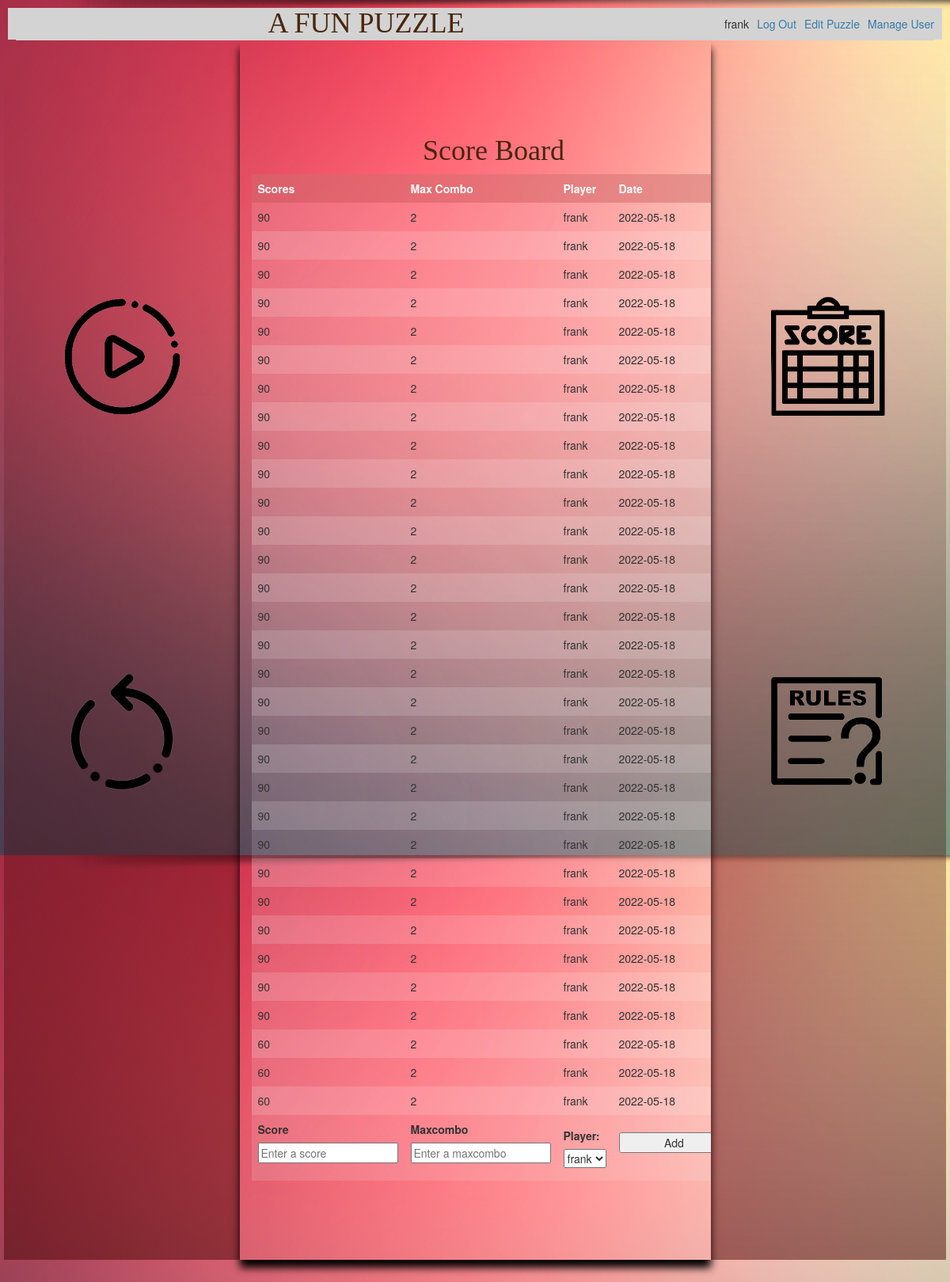
/score (signed in), run on the app's committed database.
### tables this page shows
CREATE TABLE user (
  id INTEGER PRIMARY KEY AUTOINCREMENT,
  username TEXT UNIQUE NOT NULL,
  password TEXT NOT NULL,
  isadmin INTEGER NOT NULL

);

CREATE TABLE score (
  id INTEGER PRIMARY KEY AUTOINCREMENT,
  player_id INTEGER NOT NULL,
  created TIMESTAMP NOT NULL DEFAULT CURRENT_TIMESTAMP,
  maxcombo INTEGER NOT NULL,
  score INTEGER NOT NULL,
  shareable TEXT NOT NULL,
  FOREIGN KEY (player_id) REFERENCES user (id)
);

### flaskapp/play.py (the view, shortened to what this page needs)
@bp.route('/score', methods=('GET', 'POST'))
@login_required
def score():
    db = get_db()
    scores = db.execute(
        'SELECT s.id, maxcombo, score, created, player_id, username, shareable'
        ' FROM score s JOIN user u ON s.player_id = u.id'
        ' ORDER BY score DESC'
    ).fetchall()
    users = db.execute(
        'SELECT id, username, isadmin'
        ' FROM user '
        ' ORDER BY id DESC'
    ).fetchall()
    return render_template('play/score.html', scores=scores, users=users)

### flaskapp/auth.py (called while the page is built)
@bp.before_app_request
def load_logged_in_user():
    user_id = session.get('user_id')
    if user_id is None:
        g.user = None
    else:
        g.user = get_db().execute(
            'SELECT * FROM user WHERE id = ?', (user_id,)
        ).fetchone()

def login_required(view):
    @functools.wraps(view)
    def wrapped_view(**kwargs):
        if g.user is None:
            return redirect(url_for('auth.login'))
        return view(**kwargs)
    return wrapped_view

### flaskapp/db.py (called while the page is built)
def get_db():
    if 'db' not in g:
        g.db = sqlite3.connect(
            current_app.config['DATABASE'],
            detect_types=sqlite3.PARSE_DECLTYPES
        )
        g.db.row_factory = sqlite3.Row
    return g.db

### flaskapp/templates/play/score.html (shortened to what this page needs)
{% extends 'base.html' %}
{% block content %}
    <div class="row">
      <div class="col-xs-12">
        <h1>{% block title %}Score Board {% endblock %}</h1>
      </div>
      <div class="col-xs-12">
        <table id="scoreboard">
          <tr>
            <th>Scores</th>
            <th>Max Combo</th>
            <th>Player</th>
            <th>Date</th>
          </tr>
          {% if g.user['isadmin'] == 1 %}
          {% for score in scores %}
          <tr>
            <td>{{ score['score'] }}</td>
            <td>{{ score['maxcombo'] }}</td>
            <td>{{ score['username'] }}</td>
            <td>{{ score['created'].strftime('%Y-%m-%d') }}</td>
          </tr>
          {% endfor %}
          <tr>
            <form method="post">
              <td>
                <label for="score">Score</label>
                <input name="score" id="score" placeholder="Enter a score" required>
              </td>
              <td>
                <label for="username">Maxcombo</label>
                <input name="maxcombo" id="maxcombo" placeholder="Enter a maxcombo" required>
              </td>
              <td>
                <label for="cars">Player:</label>
                <select name="playerid" id="playerid">
                  {% for user in users %}
                  <option value = {{ user['id'] }} >{{ user['username'] }}</option>
                  {% endfor %}
                </select>
              </td>
              <td>
                <input type="submit" value="Add">
              </td>
            </form>
          </tr>
          {% endif %}
        </table>
      </div>
    </div>
{% endblock %}

### flaskapp/templates/base.html (shortened to what this page needs)
<!doctype html>
<link rel="stylesheet" href="https://maxcdn.bootstrapcdn.com/bootstrap/3.4.1/css/bootstrap.min.css">
<link rel="stylesheet" href="{{ url_for('static', filename='css/style.css') }}">
<nav>
  <h1>A FUN PUZZLE</h1>
  <ul>
    {% if g.user %}
      <li><span>{{ g.user['username'] }}</span>
      <li><a href="{{ url_for('auth.logout') }}">Log Out</a>
      {% if g.user['isadmin'] == 1 %}
      <li><a href="{{ url_for('play.edit') }}">Edit Puzzle</a>
      <li><a href="{{ url_for('play.manage') }}">Manage User</a>
      {% endif %}
    {% else %}
      <li><a href="{{ url_for('auth.register') }}">Register</a>
      <li><a href="{{ url_for('auth.login') }}">Log In</a>
    {% endif %}
  </ul>
</nav>
<section class="content">
  <header>
  </header>
  <div class="row" >
    <div class="col-sm-3 col-xs-12 centerdiv maindivs">
      <div class="row">
        <div class="col-sm-12 col-xs-6 btndiv">
          <a href="/play#play">
            <div class="play buttondiv">
            </div>
          </a>
        </div>
        <div class="col-sm-12 col-xs-6 btndiv">
          <a href="/restart">
            <div class="restart buttondiv">
            </div>
          </a>
        </div>
      </div>
    </div>
    <div class="col-sm-6 col-xs-12 gamediv maindivs" id="play">
  {% block content %}
  {% endblock %}
</div>
<div class="col-sm-3 col-xs-12 centerdiv maindivs">
  <div class="row">
    <div class="col-sm-12 col-xs-6 btndiv">
      <a href="/score">
        <div class="score buttondiv">
        </div>
      </a>
    </div>
    <div class="col-sm-12 col-xs-6 btndiv">
      <a href="/rules">
        <div class="rules buttondiv">
        </div>
      </a>
    </div>
  </div>
</div>
</div>
</section>

### flaskapp/static/css/style.css (style rules this page uses)
.gamediv { padding-top: 110px; overflow: auto; height: 95vh; display: flex; display: -webkit-flex; transition: 0.3s; box-shadow: 0px 10px 10px rgb(0, 0, 0); }
.centerdiv { height: 95vh; display: flex; justify-content: center; background: linear-gradient(rgba(0, 0, 0, 0.0), rgba(72, 2, 2, 0.5)); }
.btndiv { display: flex; justify-content: center; }
.buttondiv { margin-top: 20vh; margin-left: 20px; margin-right: 20px; height: 150px; width: 150px; background-repeat: no-repeat; background-size: contain; transition: 0.3s; }
.play { background-image: url("pics/play.png"); }
.restart { background-image: url("pics/restart.png"); }
.score { background-image: url("pics/score.png"); }
.rules { background-image: url("pics/rules.png"); }
table { margin-bottom: 110px; border-collapse: collapse; width: 100%; }
th, td { text-align: left; padding: 8px; }
tr:nth-child(even) { background-color: #f2f2f226 }
tr:nth-child(odd) { background-color: #f8f8f846 }
th { background-color: #aa040442; color: white; }
h1 { font-family: cursive; text-align: center; font-family: serif; color: #49260d; margin: 1rem 0; }
a { color: #377ba8; }
nav { width: 100%; background: lightgray; display: flex; align-items: center; padding: 0 0.5rem; }
nav h1 { flex: auto; margin: 0; }
nav ul { display: flex; list-style: none; margin: 0; padding: 0; }
nav ul li a, nav ul li span, header .action { display: block; padding: 0.5rem; }
.content { padding: 0 1rem 1rem; }
.content>header { border-bottom: 1px solid lightgray; display: flex; align-items: flex-end; }
.content:last-child { margin-bottom: 0; }
.content form { margin: 1em 0; display: flex; flex-direction: column; }
.content label { font-weight: bold; margin-bottom: 0.5em; }
.content input, .content textarea { margin-bottom: 1em; }
input[type=submit] { align-self: start; min-width: 10em; }

### data on the page
user: user.username "frank"
score: score "90", maxcombo "2", username "frank", created "2022-05-18"
score: score "90", maxcombo "2", username "frank", created "2022-05-18"
score: score "90", maxcombo "2", username "frank", created "2022-05-18"
score: score "90", maxcombo "2", username "frank", created "2022-05-18"
score: score "90", maxcombo "2", username "frank", created "2022-05-18"
score: score "90", maxcombo "2", username "frank", created "2022-05-18"
score: score "90", maxcombo "2", username "frank", created "2022-05-18"
score: score "90", maxcombo "2", username "frank", created "2022-05-18"
score: score "90", maxcombo "2", username "frank", created "2022-05-18"
score: score "90", maxcombo "2", username "frank", created "2022-05-18"
score: score "90", maxcombo "2", username "frank", created "2022-05-18"
score: score "90", maxcombo "2", username "frank", created "2022-05-18"
score: score "90", maxcombo "2", username "frank", created "2022-05-18"
score: score "90", maxcombo "2", username "frank", created "2022-05-18"
score: score "90", maxcombo "2", username "frank", created "2022-05-18"
score: score "90", maxcombo "2", username "frank", created "2022-05-18"
score: score "90", maxcombo "2", username "frank", created "2022-05-18"
score: score "90", maxcombo "2", username "frank", created "2022-05-18"
score: score "90", maxcombo "2", username "frank", created "2022-05-18"
score: score "90", maxcombo "2", username "frank", created "2022-05-18"
score: score "90", maxcombo "2", username "frank", created "2022-05-18"
score: score "90", maxcombo "2", username "frank", created "2022-05-18"
score: score "90", maxcombo "2", username "frank", created "2022-05-18"
score: score "90", maxcombo "2", username "frank", created "2022-05-18"
score: score "90", maxcombo "2", username "frank", created "2022-05-18"
score: score "90", maxcombo "2", username "frank", created "2022-05-18"
score: score "90", maxcombo "2", username "frank", created "2022-05-18"
score: score "90", maxcombo "2", username "frank", created "2022-05-18"
score: score "90", maxcombo "2", username "frank", created "2022-05-18"
score: score "60", maxcombo "2", username "frank", created "2022-05-18"
score: score "60", maxcombo "2", username "frank", created "2022-05-18"
score: score "60", maxcombo "2", username "frank", created "2022-05-18"

### other printed values
form field playerid "frank"
